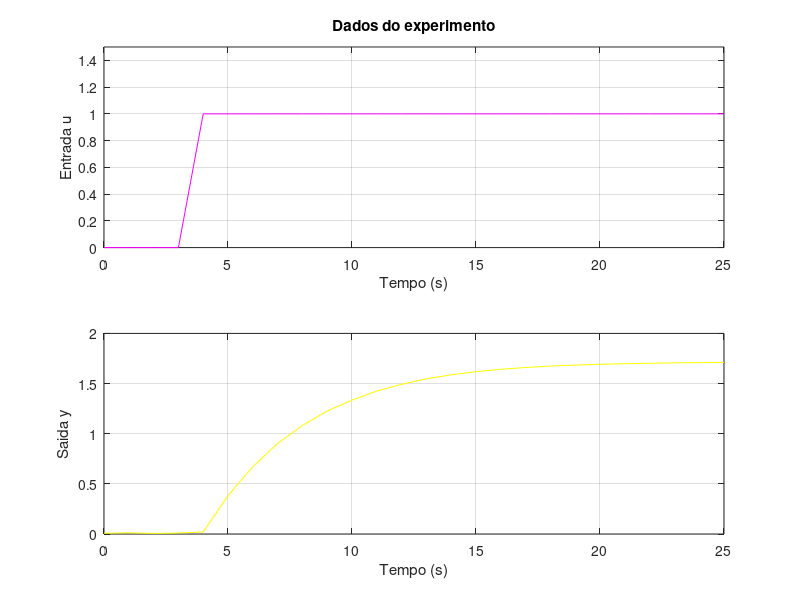
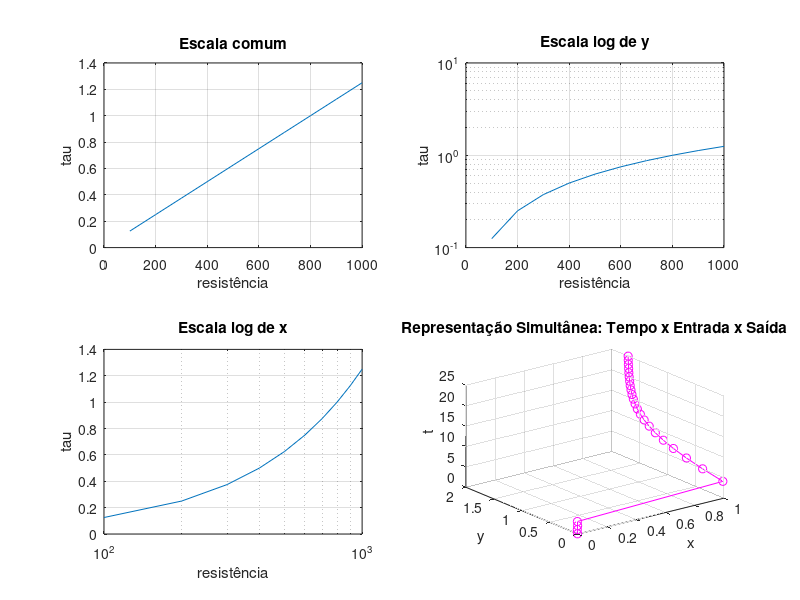

These charts were generated, in order, by the following MATLAB code: (Note: this script raises an error after producing the figures.)
clc; 
clear all;
close all;
%% Relatório 02 - Exercício 1: Sistema massa-atrito e comparação de gráficos

% Parâmetros da Caixa Branca
M1 = 2; 
B1 = 3; 
M2 = 4;
B2 = 6;   

% Numerador e Denominadores da função de transferência
num = 1;  
den1 = [M1 B1]; 
den2 = [M2 B2];  

% Criando as funções de transferência
G1 = tf(num, den1); 
G2 = tf(num, den2); 

disp('Funções de transferência: ');
display(G1);
display(G2);

t = 0:1:20;
y1 = step(G1, t); 
y2 = step(G2, t);

% Primeira figura - Resposta ao degrau dos dois sistemas juntos
figure(1);
plot(t, y1, 'k-', 'LineWidth', 1.5); 
hold on;
plot(t, y2, 'r-', 'LineWidth', 1.5);
plot(t, ones(size(t)), 'b--', 'LineWidth', 1.5); % Entrada unitária
hold off;
ylim([0 1.2]);

% Configurações do gráfico principal
title('Resposta ao Degrau Unitário - Sistemas Comparados');
xlabel('Tempo (s)');
ylabel('Velocidade (m/s)');
legend('Sistema 1 ', 'Sistema 2', 'Força Unitária', 'Location', 'southeast');
grid on;

% Criação da pequena janela interna (Zoom 0 a 5 segundos)
ax_zoom = axes('Position', [0.55, 0.40, 0.32, 0.32]); 
plot(ax_zoom, t, y1, 'k-', 'LineWidth', 1.5); hold(ax_zoom, 'on');
plot(ax_zoom, t, y2, 'r-', 'LineWidth', 1.5);
plot(ax_zoom, t, ones(size(t)), 'b--', 'LineWidth', 1.5);
hold(ax_zoom, 'off');

xlim(ax_zoom, [0 5]);
ylim(ax_zoom, [0 0.4]);
grid(ax_zoom, "on");

%Segunda figura
figure(2)
subplot(2,1,1);
plot(t, y1, 'k ', "LineWidth", 1.5);
grid on;
xlabel("Tempo (s)");
ylabel("Velocidade (m/s)");
title("Resposta do Sistema 1");


subplot(2,1,2);
plot(t, y2, 'r ', "LineWidth", 1.5);
grid on;
xlabel("Tempo (s)");
ylabel("Velocidade (m/s)");
title("Resposta do Sistema 2");

%% Exercício 2 - Circuito RC e comparação de escalas — Caixa Cinza

R = 2000;
tau = 2.5;
C = tau/R;

num = 1;

% Denominador da funcao de transferencia
den = [R*C 1];

% Criando a funcao de transferencia do circuito
G1 = tf(num, den);
disp('Função de tansferência: ');
display(G1);

% Resposta ao degrau

figure(1)
step(G1, 15)
grid on

xlabel("Tempo (s)")
ylabel("Tensao de saida (V)")
title("Circuito RC - Caixa cinza")

% Vetor de resistências e constante de tempo
Rteste = 100:100:1000;
tauResultado = Rteste*C;

figure(2)
subplot(2,2,1)
plot(Rteste, tauResultado)
xlabel('resistência')
ylabel('tau')
title('Escala comum')
grid on

subplot(2,2,2)
semilogy(Rteste, tauResultado)
xlabel('resistência')
ylabel('tau')
title('Escala log de y')
grid on

subplot(2,2,3)
semilogx(Rteste, tauResultado)
xlabel('resistência')
ylabel('tau')
title('Escala log de x')
grid on

subplot(2,2,4)
loglog(Rteste, tauResultado)
xlabel('resistência')
ylabel('tau')
title('Escala log dos eixos')
grid on

%% Exercício 3 - Identificação e visualização de dados experimentais
%Caixa preta

t = (0:25)';

% u = sinal de entrada aplicado ao sistema
u = [0 0 0 0 1 1 1 1 1 1 1 1 1 1 1 1 1 1 1 1 1 1 1 1 1 1];

% y = sinal de saida medido no experimento
y = [0.008 0.012 0.006 0.010 0.020 0.382 0.671 0.903 1.082 1.226 1.335 1.425 1.492 1.547 1.587 1.618 1.642 1.660 1.674 1.684 1.692 1.698 1.702 1.706 1.709 1.711];

% Convertendo os sinais para vetores coluna
u = u(:);
y = y(:);

% Visualizacao dos dados do experimento

figure(1)

subplot(2,1,1)
plot(t, u, 'm ')
grid on
xlabel("Tempo (s)")
ylabel("Entrada u")
title("Dados do experimento")
ylim([0 1.5]);
 
subplot(2,1,2)
plot(t, y, 'y ')
grid on
xlabel("Tempo (s)")
ylabel("Saida y")

figure(2)
plot3(u,y,t, 'm-o')
grid on
xlabel('x')
ylabel('y')
zlabel('t')
title('Representação Simultânea: Tempo x Entrada x Saída');


% Identificacao do sistema

% Ts = tempo de amostragem dos dados
Ts = 1;

% Organizando entrada, saida e tempo de amostragem
dados = iddata(y, u, Ts);

% Estimando uma funcao de transferencia
% tfest(dados, quantidade de polos, quantidade de zeros)
G1 = tfest(dados, 1, 0);
disp('Função de tansferência: ');
display(G1);

% Comparacao entre os dados e o modelo identificado

figure(3)
compare(dados, G1)
grid on

% Resposta ao degrau do modelo identificado

figure(4)
step(G1, 25)
grid on

xlabel("Tempo (s)")
ylabel("Saida")
title("Modelo identificado - Caixa preta")

%% Exercício 4 - Análise de diferentes circuitos RC -
% Caixa cinza

R1 = 1000;
tau1 = 1.2;
R2 = 2000;
tau2 = 2.8;
R3 = 3000;
tau3 = 3.9;
R4 = 5000;
tau4 = 7;

R = [R1, R2, R3, R4];
tau = [tau1, tau2, tau3, tau4];

C1 = tau1/R1;
C2 = tau2/R2;
C3 = tau3/R3;
C4 = tau4/R4;

C = [C1, C2, C3, C4];
disp('Valores de Capacitância (C):');
disp(C);

figure
plot3(R,tau,C, 'b-o')
grid on
xlabel('Resistência')
ylabel('Constante de tempo')
zlabel('Capacitância')
title('Análise de diferentes circuitos RC');

%Com base no experimento 3:
num = 1;
den = [R3*C3 1];

G1 = tf(num, den);
disp('Função de tansferência: ');
display(G1);

% Resposta ao degrau

figure(2)
step(G1, 20)
grid on
xlabel("Tempo (s)")
ylabel("Tensao de saida (V)")
title("Circuito RC do experimento 3 - Caixa cinza")
ylim([0 1.2])

t = 0:5;
y_exp3 = step(G1, t);

% [posicao horizontal, posicao vertical, largura, altura]
%axes('Position',[0.2 0.3 0.2 0.4])% cria gráfico menor dentro da figura

%box on % Mostra a borda da nova janela
%plot (5,y_exp3,'g')
%grid on

% Criação da pequena janela interna (Zoom 0 a 5 segundos)
ax_zoom = axes('Position', [0.55, 0.40, 0.32, 0.32]); 
plot(ax_zoom, t, y_exp3, 'k-', 'LineWidth', 1.5); hold(ax_zoom, 'on');

plot(ax_zoom, t, ones(size(t)), 'b--', 'LineWidth', 1.5);
hold(ax_zoom, 'off');

xlim(ax_zoom, [0 5]);
grid(ax_zoom, "on");


%% Exercício 5 - Análise completa de três tipos de modelagem

%Sistema A - Caixa branca
M = 3;
B = 5;
num = 1;
denA = [M B];
G1 = tf(num, denA);
disp('Função de transferência do Sistema A: ');
display(G1);

%Sistema B - Caixa cinza
R = 1500;
tau = 3;
num = 1;
C = tau/R;
disp('A capacitância do sistema B é: ')
disp(C)
% Criando a função de transferência do Sistema B
denB = [R tau];
G2 = tf(num, denB);
disp('Função de transferência do Sistema B: ');
display(G2);

% Sistema C - Caixa preta
t = (0:20)'; 
u = [0 0 0 1 1 1 1 1 1 1 1 1 1 1 1 1 1 1 1 1 1]'; 
y = [0.010 0.006 0.012 0.018 0.408 0.706 0.934 1.103 1.229 1.322 1.391 1.441 1.479 1.505 1.526 1.540 1.551 1.558 1.564 1.568 1.571]'; 
Ts = 1;  

dadosC = iddata(y, u, Ts); 
G3 = tfest(dadosC, 1, 0); 
disp('Função de transferência do Sistema C: '); 
display(G3);  

%Criar uma figura com os três gráficos
t = 0:0.1:20;

figure(1)

subplot(3,1,1);
step(G1, t);
title('Sistema A');
grid on;
xlabel('Tempo');
ylabel('Amplitude');

subplot(3,1,2);
step(G2, t);
title('Sistema B');
grid on;
xlabel('Tempo');
ylabel('Amplitude');

% --- Subplot 3: Sistema C (Caixa Preta) ---
subplot(3, 1, 3);

% Converte o modelo identificado idtf para a classe tf padrão, limpando incompatibilidades
G3_padrao = tf(G3); 

% Força os vetores de tempo e entrada a serem vetores coluna estritos compatíveis
t_estimado = (0:length(u)-1)'; 
u_coluna = u(:);                

% Simula o comportamento dinâmico exato do modelo estimado
lsim(G3_padrao, u_coluna, t_estimado); 

title('Sistema C');
xlabel('Tempo');
ylabel('Amplitude');
xlim([0 20]); 
grid on;

%Gráficos do Sistema C
figure(4);
compare(dadosC, G3);
grid on;
title('Comparação: Dados Experimentais vs Modelo Identificado');
xlabel('Tempo');
ylabel('Saída');


%Explicando os sistemas:
%Caixa branca - Sistema A: Todos os parâmetros são conhecidos, logo o
%sistema é transparente e de fácil compreensão.

%Caixa Cinza - Sistema B: Usa-se dados de tau e resistência para o cálculo 
% indireto da capacitância, 
% tornando o sistema compreensivo de maneira geral.

%Caixa preta - Sistema C: Não se sabe como o sistema funciona por dentro.
%Há uma tentativa de aproximação matemática de uma função transferência.
